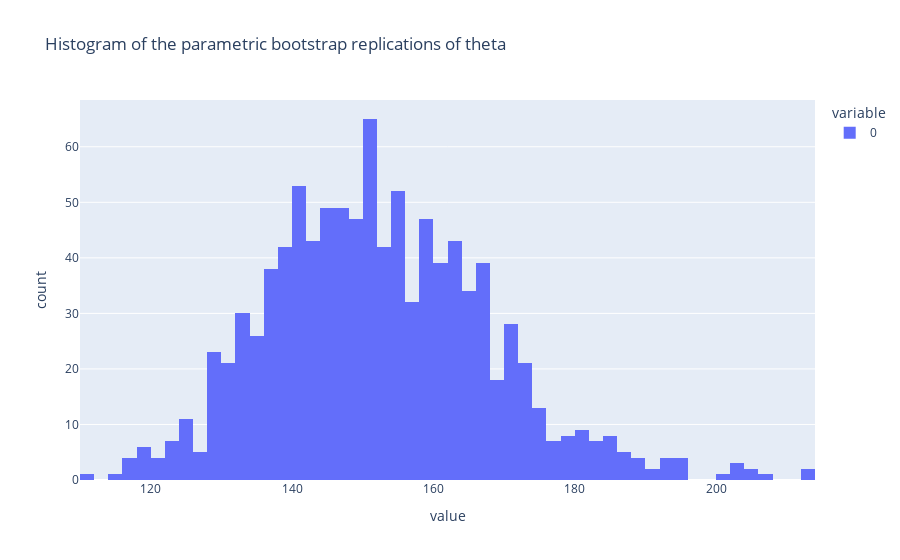

Notebook source saved alongside this figure:
### Code cell
px.histogram(param_bootstrap_estimations,
             title = 'Histogram of the parametric bootstrap replications of theta')

### Figure 1 — Plotly figure (JSON) as saved in the notebook; plotly's stock layout.template omitted (floating-point values rounded to 4 significant figures; data arrays with more than 128 entries replaced by an {"elided": "..."} marker saying what was removed)
{"data": [{"alignmentgroup": "True", "bingroup": "x", "hovertemplate": "variable=0<br>value=%{x}<br>count=%{y}<extra></extra>", "legendgroup": "0", "marker": {"color": "#636efa", "pattern": {"shape": ""}}, "name": "0", "offsetgroup": "0", "orientation": "v", "showlegend": true, "x": {"elided": "1000 float values"}, "xaxis": "x", "yaxis": "y", "type": "histogram"}], "layout": {"xaxis": {"anchor": "y", "domain": [0.0, 1.0], "title": {"text": "value"}}, "yaxis": {"anchor": "x", "domain": [0.0, 1.0], "title": {"text": "count"}}, "legend": {"title": {"text": "variable"}, "tracegroupgap": 0}, "title": {"text": "Histogram of the parametric bootstrap replications of theta"}, "barmode": "relative"}}
